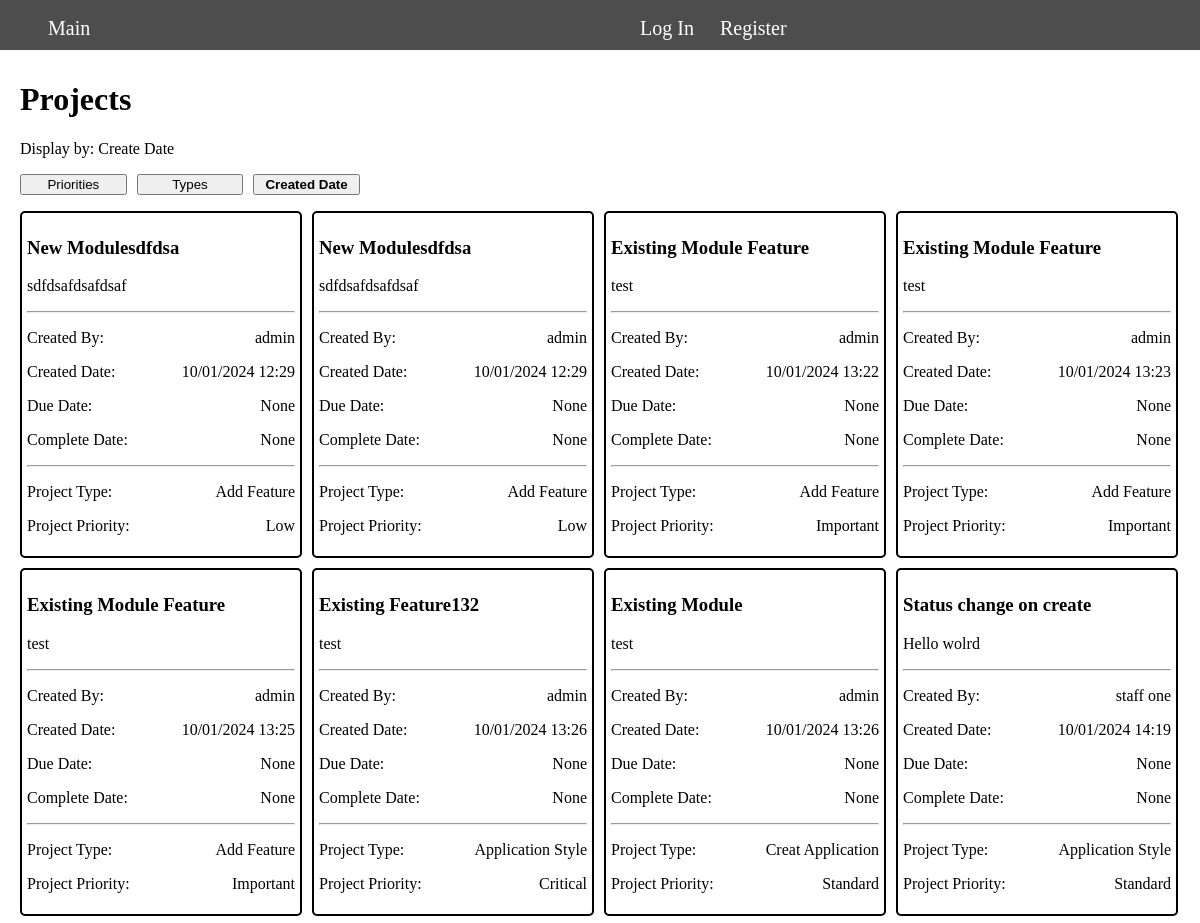
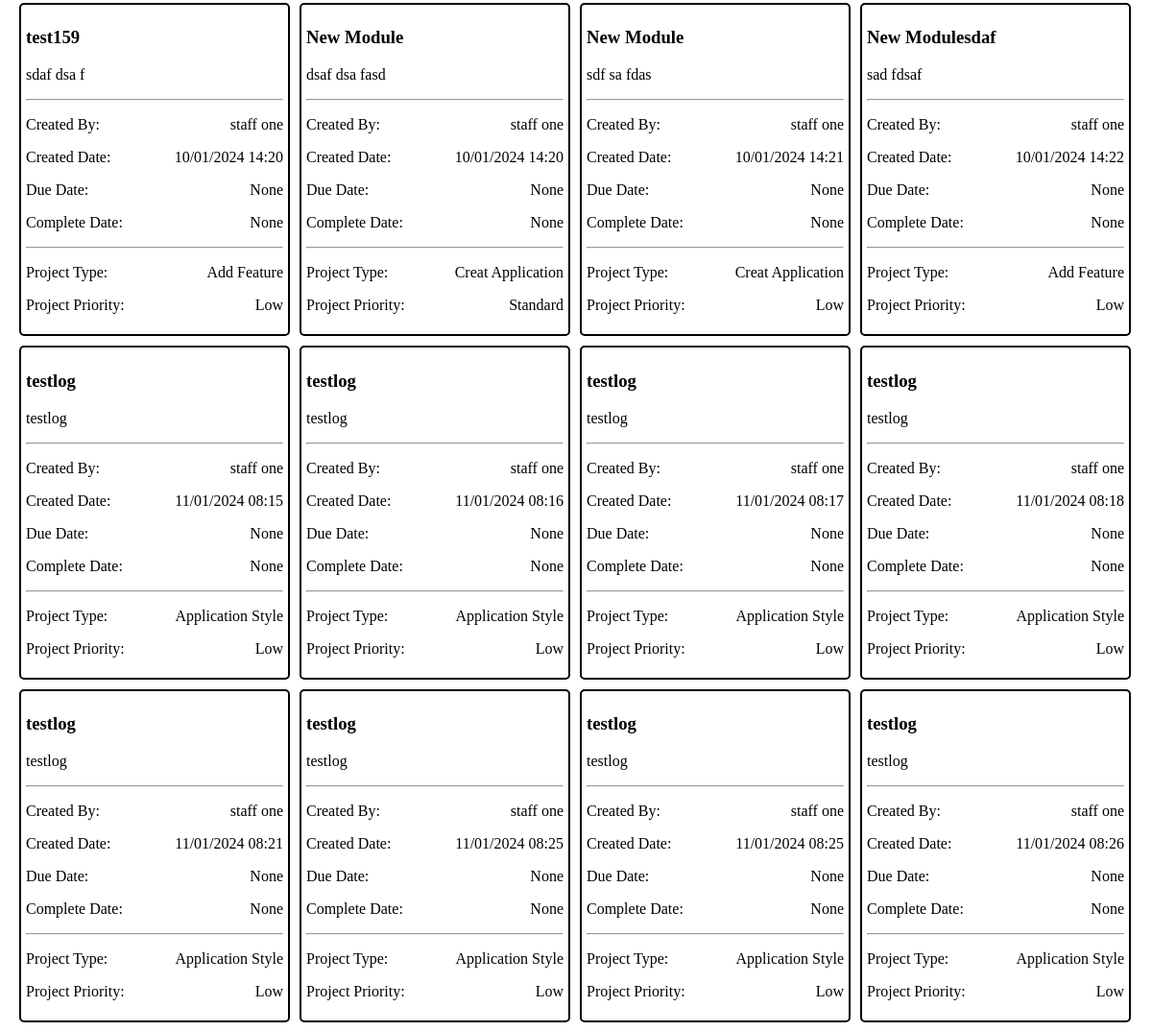
The page / on the database its author committed (2 pictures, top to bottom).
### projectsmanager/models.py (models this page shows, shortened)
class Projects(models.Model):
    name            = models.CharField(max_length=200)
    descript        = models.CharField(max_length=1024)
    status          = models.CharField(max_length=50, default='open')
    completeddate   = models.DateTimeField(null=True, blank=True)
    DueDate         = models.DateTimeField(null=True, blank=True)
    priority        = models.ForeignKey(Priority, on_delete=models.CASCADE)
    type            = models.ForeignKey(Type, on_delete=models.CASCADE)
    staffadd        = models.ForeignKey(User, related_name='project_addedstaff', on_delete=models.CASCADE,null=True, blank=True )
    addeddate       = models.DateTimeField('date published', editable=False, auto_now_add=True)
    staffdelete     = models.ForeignKey(User, related_name='project_deletedstaff', on_delete=models.CASCADE,null=True, blank=True )
    removedate      = models.DateTimeField(null=True, blank=True)
    isDeleted       = models.BooleanField(default=False)

### projectsmanager/views.py (the view)
# urls.py: path('', views.index, name='index'),
def index(request):
    user            = request.user
    projectz        = SignedProject(user.id) if user.is_authenticated else ShowAllProject()
    displayby       = CheckCookie(request)
    displaytitle    = {"priority": "Priority", "type": "Type"}.get(displayby, "Create Date")
    orderbyz        = {"priority": "level", "type": "typename"}.get(displayby, "addeddate")
    projectz.sort(key = lambda x:x[orderbyz])
    return render(request, "projects/main.html",{"projects": projectz, "displayby": displaytitle, "delete": 0})

### projectsmanager/SQL.py (called while the page is built)
def dictfetchall(cursor):
    columns = [col[0] for col in cursor.description]
    return [
        dict(zip(columns, row))
        for row in cursor.fetchall()
    ]

### projectsmanager/functions.py (called while the page is built)
def CheckCookie(request):
    displayby = request.COOKIES.get('project_by')
    return displayby if displayby in ["priority", "type"] else "date"

### projectsmanager/templates/projects/Main.html (shortened to what this page needs)
{% extends "projects/layout.html" %}
{% load static %}
{% block styles %}
    <link href="{% static "css/listproject.css" %}?time={% now "u" %}" rel="stylesheet">
{% endblock %}
{% block body %}
<div class="project_main_ctn">
    <h1>
    {% if user.is_authenticated %}
        {% if request.path == '/myprojects' %}
            My Created Projects
        {% else %}
            Projects awaits you
        {% endif %}
    {% else %}
        Projects
    {% endif %}
    </h1>
    <div>Display by: {{ displayby }}</div>
    <ul class="display_by_ctn">
        <li class="display_by" data-by="priority" >
            <button>
            {% if request.COOKIES.project_by == "priority" %}
                <strong>Priorities</strong>
            {% else %}
                Priorities
            {% endif %}
            </button>
        </li>
        <li class="display_by" data-by="type">
            <button>
            {% if request.COOKIES.project_by == "type" %}
                <strong>Types</strong>
            {% else %}
                Types
            {% endif %}
            </button>
        </li>
        <li class="display_by" data-by="date">
            <button>
            {% if request.COOKIES.project_by != "priority" and  request.COOKIES.project_by != "type" %}
                <strong>Created Date</strong>
            {% else %}
                Created Date
            {% endif %}
            </button>
        </li>
    </ul>
    <div class="project_list">
    {% for project in projects %}
        <div class="project_ctn" data-pid="{{ project.id }}">
            <h3>{{project.projectname}}</h3>
            <p>{{project.projectdescript}}</p>
            <hr>
            <p class="two_span"><span>Created By:</span><span>{{project.staffname}}</span></p>
            <p class="two_span"><span>Created Date:</span><span>{{project.addeddate}}</span></p>
            <p class="two_span"><span>Due Date:</span><span>{{project.DueDate}}</span></p>
            <p class="two_span"><span>Complete Date:</span><span>{{project.completeddate}}</span></p>
            <hr>
            <p class="two_span"><span>Project Type:</span><span title="{{project.typedescript}}">{{project.typename}}</span></p>
            <p class="two_span"><span>Project Priority:</span><span >{{project.priorityname}}</span></p>
        </div>
    {% empty %}
        <h3>No Open Projects</h3>
    {% endfor %}
    </div>
</div>
{% endblock %}

### projectsmanager/static/css/color.css (style rules this page uses)
:root { --white_text: rgb(255, 255, 255); --black_text: rgb(0, 0, 0); --black_border: rgb(0, 0, 0); }

### projectsmanager/static/css/main.css (style rules this page uses)
html, body { height: 100%; width: 100%; }
html * { box-sizing: border-box; position: relative; }
body { margin: 0px; }

### projectsmanager/static/css/listproject.css (style rules this page uses)
.project_main_ctn { width: 100%; height: calc(100% - 50px); padding: 10px 20px; }
.project_main_ctn .display_by_ctn { display: grid; grid-template-columns: repeat(3, 33.33%); grid-gap: 10px; padding: 0px; width: 320px; }
.project_main_ctn .display_by_ctn li { list-style: none; }
.project_main_ctn .display_by_ctn button { width: 100%; }
.project_main_ctn .project_list { display: grid; grid-template-columns: repeat(4, calc(25% - 8px)); grid-gap: 10px; max-height: calc(100% - 150px); overflow-x: auto; }
.project_main_ctn .project_list .project_ctn { border-width: 2px; border-style: solid; border-color: var(--black_border); border-radius: 5px; padding: 5px; }
.project_main_ctn .project_list .project_ctn .two_span { display: grid; grid-template-columns: repeat(2, 50%); }
.project_main_ctn .project_list .project_ctn .two_span span:last-child { text-align: right; }

### rows shown on the page
Projects: projectname "Existing Feature132", projectdescript "test", staffname "admin", addeddate "10/01/2024 13:26", DueDate "None", completeddate "None", typename "Application Style", priorityname "Critical"
Projects: projectname "Existing Module", projectdescript "test", staffname "admin", addeddate "10/01/2024 13:26", DueDate "None", completeddate "None", typename "Creat Application", priorityname "Standard"
Projects: projectname "Status change on create", projectdescript "Hello wolrd", staffname "staff one", addeddate "10/01/2024 14:19", DueDate "None", completeddate "None", typename "Application Style", priorityname "Standard"
Projects: projectname "test159", projectdescript "sdaf dsa f", staffname "staff one", addeddate "10/01/2024 14:20", DueDate "None", completeddate "None", typename "Add Feature", priorityname "Low"
Projects: projectname "New Module", projectdescript "dsaf dsa fasd", staffname "staff one", addeddate "10/01/2024 14:20", DueDate "None", completeddate "None", typename "Creat Application", priorityname "Standard"
Projects: projectname "New Module", projectdescript "sdf sa fdas", staffname "staff one", addeddate "10/01/2024 14:21", DueDate "None", completeddate "None", typename "Creat Application", priorityname "Low"
Projects: projectname "New Modulesdaf", projectdescript "sad fdsaf", staffname "staff one", addeddate "10/01/2024 14:22", DueDate "None", completeddate "None", typename "Add Feature", priorityname "Low"

### other values the page prints
{{ displayby }} "Create Date"
{{ project.projectname }} "New Modulesdfdsa" "New Modulesdfdsa" "Existing Module Feature" "Existing Module Feature" "Existing Module Feature" "testlog" "testlog" "testlog" "testlog" "testlog" "testlog" "testlog" "testlog"
{{ project.projectdescript }} "sdfdsafdsafdsaf" "sdfdsafdsafdsaf" "test" "test" "test" "testlog" "testlog" "testlog" "testlog" "testlog" "testlog" "testlog" "testlog"
{{ project.staffname }} "admin" "admin" "admin" "admin" "admin" "staff one" "staff one" "staff one" "staff one" "staff one" "staff one" "staff one" "staff one"
{{ project.addeddate }} "10/01/2024 12:29" "10/01/2024 12:29" "10/01/2024 13:22" "10/01/2024 13:23" "10/01/2024 13:25" "11/01/2024 08:15" "11/01/2024 08:16" "11/01/2024 08:17" "11/01/2024 08:18" "11/01/2024 08:21" "11/01/2024 08:25" "11/01/2024 08:25" "11/01/2024 08:26"
{{ project.DueDate }} "None" "None" "None" "None" "None" "None" "None" "None" "None" "None" "None" "None" "None"
{{ project.completeddate }} "None" "None" "None" "None" "None" "None" "None" "None" "None" "None" "None" "None" "None"
{{ project.typename }} "Add Feature" "Add Feature" "Add Feature" "Add Feature" "Add Feature" "Application Style" "Application Style" "Application Style" "Application Style" "Application Style" "Application Style" "Application Style" "Application Style"
{{ project.priorityname }} "Low" "Low" "Important" "Important" "Important" "Low" "Low" "Low" "Low" "Low" "Low" "Low" "Low"
